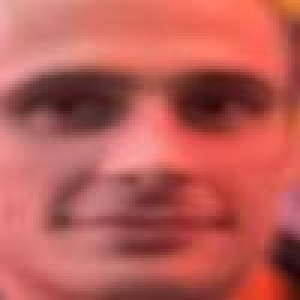
#> input picture data/train_organized/happy/train_00008_aligned.jpg, 100 x 100 px (shown 3 times larger); its folder holds 4 pictures in this run
$ python check_happy_images.py
#> lines starting #> are read from the running program, lines starting #| are printed output that depends on the picture
# check_happy_images.py
import os
from PIL import Image
import matplotlib.pyplot as plt

# Check what's actually in the happy folder
happy_dir = 'data/train_organized/happy'
happy_images = os.listdir(happy_dir)[:5]  # First 5 images

print(f"Sample happy images: {happy_images}")

# Visually inspect them
fig, axes = plt.subplots(1, 5, figsize=(15, 3))
for i, img_name in enumerate(happy_images):
    img = Image.open(os.path.join(happy_dir, img_name))
#> img is the input picture: PIL image 100x100 RGB; mean R, G, B 187, 92.5, 86.4
    axes[i].imshow(img)
    axes[i].set_title(img_name)
    axes[i].axis('off')
plt.tight_layout()
plt.savefig('verify_happy_images.png')
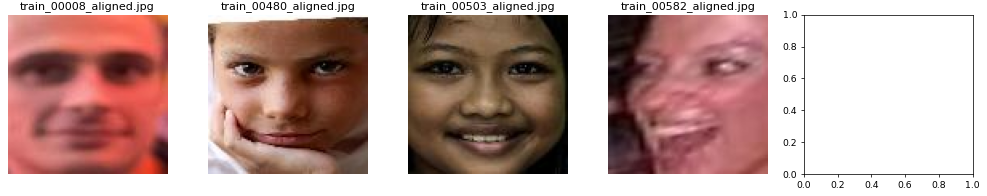
#> figure drawn by matplotlib, 4 panels
print("✅ Saved: verify_happy_images.png - Check if these are actually HAPPY faces!")
